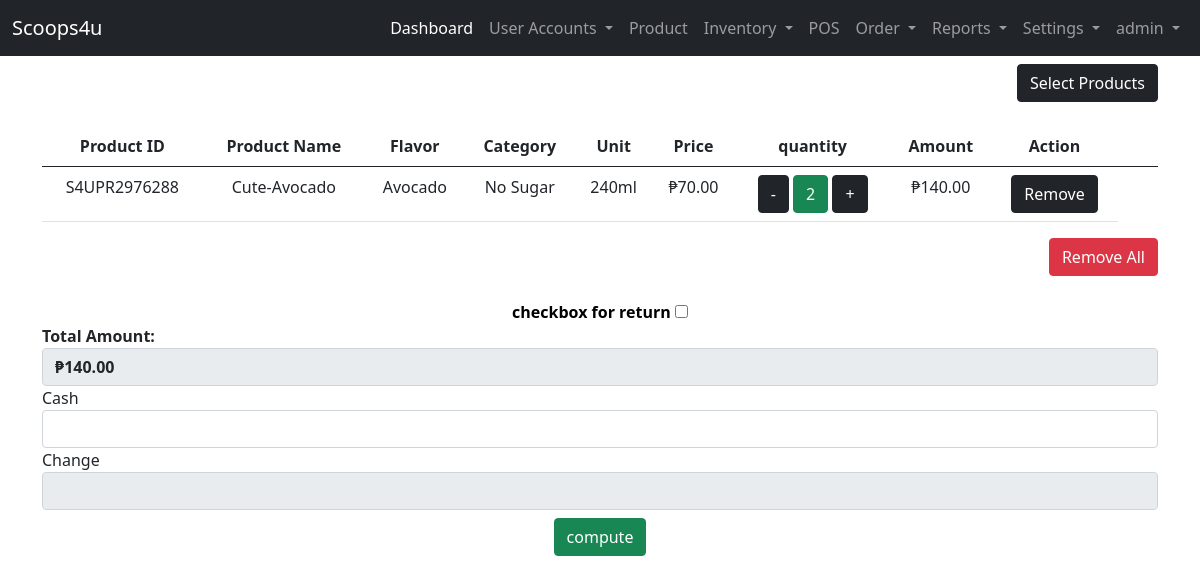
Page /user-site/pos/ (signed in) on the earlier database version.
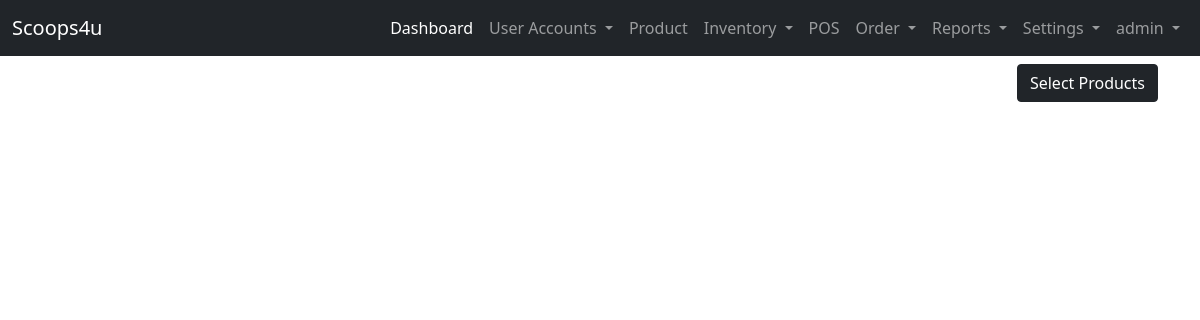
Same page on the later database version.
### landing_page/models.py (models this page shows)
class User(AbstractUser):
    ROLE = ((" "," "),("admin","admin"),("staff","staff"),("reseller","reseller"),("delivery_staff","delivery_staff"))
    STAT = ((" "," "),("active","active"),("inactive","inactive"))
    role = models.CharField(max_length=50, null=True, default=None, choices=ROLE)
    status = models.CharField(max_length=50, null=True, default=None , choices=STAT)

### admin_site/models.py (models this page shows, shortened)
class Cart(models.Model):
    cart_user =  models.CharField(max_length=200, null=False, default=None, verbose_name='List user')
    cart_pcode =  models.CharField(max_length=200, verbose_name='Product Code')
    cart_name=  models.CharField(max_length=200, verbose_name='Product Name')
    cart_flavor =  models.CharField(max_length=200, null=True, verbose_name='Product Flavor')
    cart_category =  models.CharField(max_length=200, verbose_name='Category')
    cart_unit =  models.CharField(max_length=200, verbose_name='Unit')
    cart_reseller_price =   models.BigIntegerField(null=True, verbose_name='Reseller Price')
    cart_price =   models.BigIntegerField(null=True, verbose_name='POS Price')
    cart_quantity =  models.BigIntegerField(null=True, verbose_name='quantity')
    cart_ResellerAmount =   models.BigIntegerField(null=True, verbose_name='Reseller Amount')
    cart_amount =  models.BigIntegerField(null=True, verbose_name='POS Amount')

### admin_site/views.py (the view)
# urls.py: path('pos/', views.pos ,name='pos'),
@login_required(login_url='landing_page:login')
def pos(request):
    current_user = request.user
    list_pos = Cart.objects.filter(cart_user = current_user).order_by('-id')
    sum_amount = Cart.objects.filter(cart_user = current_user).all().aggregate(total =Sum('cart_amount'))['total']
    list_pospayment = Cart_Payment.objects.filter(cart_status = "not Print")
    context = {
        'list_pos':list_pos,
        'sum_amount':sum_amount,
        'list_pospayment':list_pospayment
        }
    return render(request, 'admin_site/pos/pos_admin.html', context)

### templates/admin_site/pos/pos_admin.html (shortened to what this page needs)
{% extends 'admin_site/base.html' %}
{% block content %}
{% load static %}
{% load humanize %}
<div class="text-end">
<a href="{% url 'admin_site:all_products' %}" class="btn btn-dark">Select Products</a>
</div>
<br>
{% if list_pos %}
    <table class="table table-hover text-center" >
        <thead>
            <tr>
                <th>Product ID</th>
                <th>Product Name</th>
                <th>Flavor</th>
                <th>Category</th>
                <th>Unit</th>
                {% if user.role == "admin" %}
                <th>Price</th>
                {% elif user.role == "staff"  %}
                <th>Price</th>
                {% endif %}
                <th>quantity</th>
                <th>Amount</th>
                <th>Action</th>
                <th></th>
                <th></th>
            </tr>
            <tbody>
                {% for list in  list_pos %}
                <tr>
                    <td>{{ list.cart_pcode }}</td>
                    <td>{{ list.cart_name }}</td>
                    <td>{{ list.cart_flavor }}</td>
                    <td>{{ list.cart_category }}</td>
                    <td>{{ list.cart_unit }}</td>
                    {% if user.role == "admin" %}
                    <td>&#8369;{{ list.cart_price|floatformat:2|intcomma }}</td>
                    {% elif user.role == "staff" %}
                    <td>&#8369;{{ list.cart_price|floatformat:2|intcomma }}</td>
                    {% endif %}
                    <td>
                        <a href="{% url 'admin_site:minus_qty' list.id  %}" class="btn btn-dark" id="d_minus">-</a>
                        <button
                            class="btn btn-success" >{{ list.cart_quantity }}
                        </button>
                            <a href="{% url 'admin_site:add_qty' list.id  %}"
                            class="btn btn-dark">+</a>
                    </td>
                    <td>&#8369;{{ list.cart_amount|floatformat:2|intcomma }} </td>
                    <form method="POST" action="{% url 'admin_site:pos_cancel' list.id %}" onsubmit="return submitForm(this);">
                        <td><button type="submit" class="btn btn-dark">Remove</button></td>
                    </form>
                </tr>
                {% endfor %}
            </tbody>
        </thead>
    </table>
    <div class="text-end">
        <a href="{% url 'admin_site:pos_removeall' %}" class="btn btn-danger">Remove All</a>
    </div>
    <br>
    {% endif %}
    {% if list_pos %}
        {% if user.role == "admin"%}
        <div class="text-center">
            <label for="" style="color: black; font-weight: bolder;">checkbox for return</label>
            <input type="checkbox" name="return" id="return">
        </div>
        <form action="{% url 'admin_site:add_receipt' %}" method="POST" id="form" >
        <label style="font-weight: bolder;">Total Amount:</label>
        <input type="text"  style="font-weight: bolder;" value="&#8369;{{sum_amount|floatformat:2|intcomma}}"  step="0.01" min="0" class="form-control"   readonly="readonly">
        <label for="">Cash</label>
        <input type="number" name="cash"  class="form-control"  id="cash" required>
        <label for="">Change</label>
        <input type="text" name="vchange"  class="form-control" id="vchange"  readonly="readonly">
        <div class="text-center pt-2" >
        <button id="btn_compute" class="btn btn-success" >compute</button>
        </div>
        </form>
        {% endif %}
        <br>
    {% endif %}
{% endblock content %}

### templates/admin_site/base.html (shortened to what this page needs)
{% load static %}
<!DOCTYPE html>
<html lang="en">
<head>
    <link href="https://cdn.jsdelivr.net/npm/bootstrap@5.0.2/dist/css/bootstrap.min.css" rel="stylesheet">
    <link rel="stylesheet" href="{% static 'css/sample.css' %}">
  </head>
<body>
  {% if user.role == "admin"%}
    <nav class="navbar navbar-expand-lg navbar-dark bg-dark">
        <div class="container-fluid">
          <a class="navbar-brand" href="#">Scoops4u</a>
          <div class="collapse navbar-collapse" id="navbarNavDropdown">
            <ul class="navbar-nav ms-auto mb-2 mb-lg-0">
              <li class="nav-item">
                <a class="nav-link active" aria-current="page" href="{% url 'admin_site:dashboard'%}">Dashboard</a>
              </li>
              <li class="nav-item dropdown">
                <a class="nav-link dropdown-toggle" href="#" id="navbarDropdownMenuLink" role="button" data-bs-toggle="dropdown" aria-expanded="false">
                  User Accounts
                </a>
              </li>
              <li class="nav-item">
                <a class="nav-link" href="{%url 'admin_site:list_product' %}">Product</a>
              </li>
              <li class="nav-item dropdown">
                <a class="nav-link dropdown-toggle" href="#" id="navbarDropdownMenuLink" role="button" data-bs-toggle="dropdown" aria-expanded="false">
                  Inventory
                </a>
              </li>
              <li class="nav-item">
                <a class="nav-link" href="{%url 'admin_site:pos' %}">POS</a>
              </li>
              <li class="nav-item dropdown">
                <a class="nav-link dropdown-toggle" href="#" id="navbarDropdownMenuLink" role="button" data-bs-toggle="dropdown" aria-expanded="false">
                  Order
                </a>
              </li>
              <li class="nav-item dropdown">
                <a class="nav-link dropdown-toggle" href="#" id="navbarDropdownMenuLink" role="button" data-bs-toggle="dropdown" aria-expanded="false">
                  Reports
                </a>
              </li>
              <li class="nav-item dropdown">
                <a class="nav-link dropdown-toggle" href="#" id="navbarDropdownMenuLink" role="button" data-bs-toggle="dropdown" aria-expanded="false">
                  Settings
                </a>
              </li>
              <li class="nav-item dropdown">
                <a class="nav-link dropdown-toggle" href="#" id="navbarDropdownMenuLink" role="button" data-bs-toggle="dropdown" aria-expanded="false">
                  {{ user }}
                </a>
              </li>
            </ul>
          </div>
        </div>
      </nav>
  {% endif %}
      <div class="container">
        <div class="row mt-2">
            <div class="col-lg-12">
                {% block content %}
                {% endblock content %}
            </div>
        </div>
      </div>
</body>
</html>

Differences in the rows shown:
removed Cart: cart_pcode "S4UPR2976288", cart_name "Cute-Avocado", cart_flavor "Avocado", cart_category "No Sugar", cart_unit "240ml", cart_price "70.00", cart_quantity "2", cart_amount "140.00"
Other differences:
form field return: "☐" → (not shown)
form field sum_amount: "₱140.00" → (not shown)
text no longer shown: "Product ID Product Name Flavor Category Unit Price quantity Amount Action Remove All checkbox for return Total Amount: Cash Change compute"
